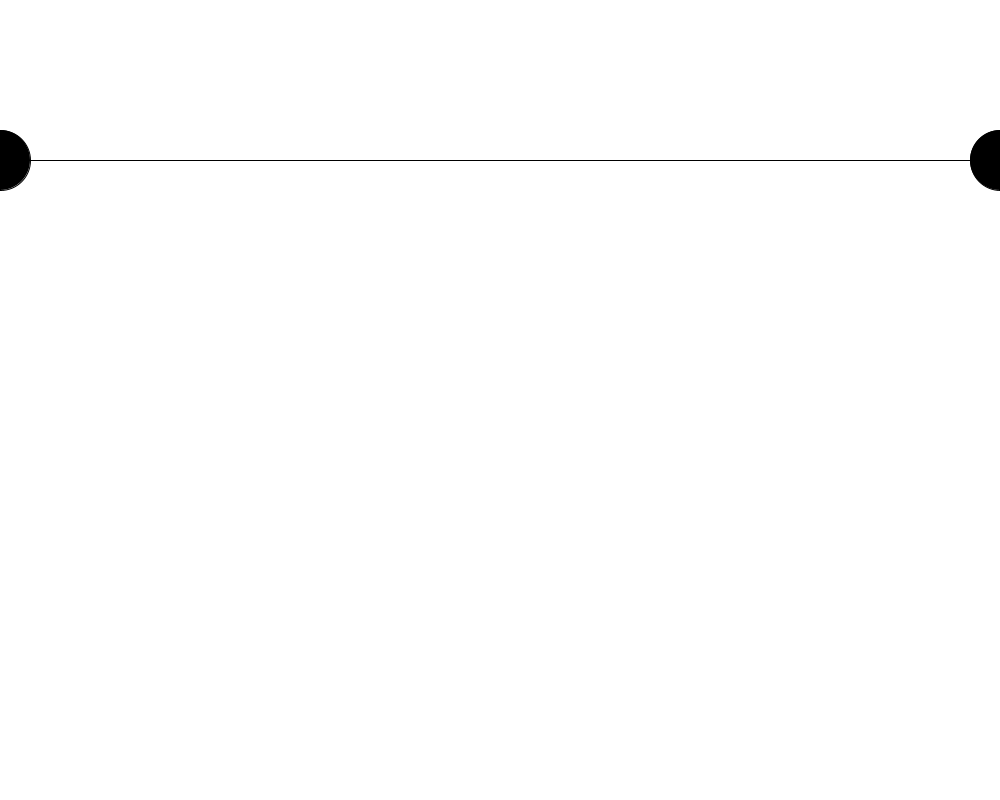
Frame 1 (no input)
Frame 60 (the mouse pressed at the canvas centre just before this capture): identical to frame 1, image omitted
Frame 120 (the mouse held since frame 60 and released just before this capture): identical to frame 1, image omitted

The Processing sketch that drew this single still picture (run headless with seeded random() and noise(); from frame 60 on, the mouse is pressed at the canvas centre):

// Processing sketch: sketch_10_orbchain
// ── sketch_10_orbchain.pde
 final static int SPRING = 2;
      final static float SPRING_LENGTH = 50;
      final static float SPRING_DAMPEN = 0.990;
      final static float SPRING_CONSTANT = 0.015;
      final static int MODE = SPRING;
      OrbList orbs;
      void setup() {
        size(1000, 800);
        orbs = new OrbList();
      }
      void mouseClicked() {
        orbs.add(new OrbNode(mouseX,mouseY,0,0,30));
      }
      void draw() {
        background(255);
        print("j");
        orbs.processAll();
                print("j");

        orbs.display();
                print("j");

      }
    

// ── OrbNode.pde

      public class OrbNode {
        float x, y;
        float dx, dy;
        float radius;
        color c;
        OrbNode next, prev;
        public OrbNode() {  }
        public OrbNode(float x_, float y_) {
          this(x_, y_, 0.0, 0.0, 50.0);
        }
        public OrbNode(float x_, float y_, float dx_, float dy_, float radius_ ) {
          x = x_;
          y = y_;
          dx = dx_;
          dy = dy_;
          radius = radius_;
          c = color(random(255), random(255), random(255), 200);
        }
        /**
        *complete this method
        */
        void display() {
          fill(c);
          ellipse(x, y, radius*2, radius*2);
         if(prev != null)
            line(prev.x,prev.y,x,y);
            
          
          if(next != null)
            line(x,y,next.x,next.y);
          


        }

        void springAttract(OrbNode other) {
          float dist = dist(x, y, other.x, other.y) ;
          float force = (dist - SPRING_LENGTH) * SPRING_CONSTANT;
          float displacex = (x - other.x) ;
          float displacey = (y - other.y) ;
          other.dx += displacex * force / dist;
          other.dy += displacey * force / dist;
          other.dx*= SPRING_DAMPEN;
          other.dy*= SPRING_DAMPEN;
        }

        /**
        *complete this method
        */
        public void attractSpring(OrbNode other) {
    float d = dist(x, y, other.x, other.y);
    float force = (d-SPRING_LENGTH)*SPRING_CONSTANT;
    other.dx += force * ((x-other.x)/d);   
    other.dy += force * ((y-other.y)/d);
    other.dx *= SPRING_DAMPEN;
    other.dy *= SPRING_DAMPEN;
    stroke(30);
    strokeWeight(2);
    line(x, y, other.x, other.y);
  }
        void move() {
          //have prev and next apply spring force to this node;
          /*you write this part*/
          if (prev != null)
          prev.attractSpring(this);
         if (next != null) this.attractSpring(next);
          //apply velocity to position
          x+=dx;
          y+=dy;
          //apply gravity
          dy+=0.35;
        }
      }

      public class FixedOrbNode extends OrbNode{
        void move() {
        }
        FixedOrbNode(float x_, float y_) {
          x = x_;
          y = y_;
          radius = 30;
          c = color(0);
        }
      }

// ── orbList.pde
public class OrbList {
        OrbNode first, last;

        //create a fixed orb
        OrbList() {
          first = new FixedOrbNode(0, height/5);
          last = new FixedOrbNode(width, height/5);
          //link them to eachother
          first.next = last;
          last.prev = first;
        }

        /**
        *complete this method
        */
        void add(OrbNode orb){
          orb.prev = last.prev.prev;
          orb.next = last; 
          last.prev = orb;
         
        }

        /**
        *complete this method
        *process all nodes by running move.
        */
        void processAll() {
          OrbNode current = first;
          while (current != null){
            current.move();
            current = current.next;
          }
          //advance current to next until it is null, move() each of the nodes
        }
        /**
        *complete this method
        *Display all nodes by running their display().
        */
        void display() {
          OrbNode current = first;
          while (current != null){
            current.display();
             current = current.next;

          }
          //advance current to next until it is null, display() each of the nodes
        }
      }
